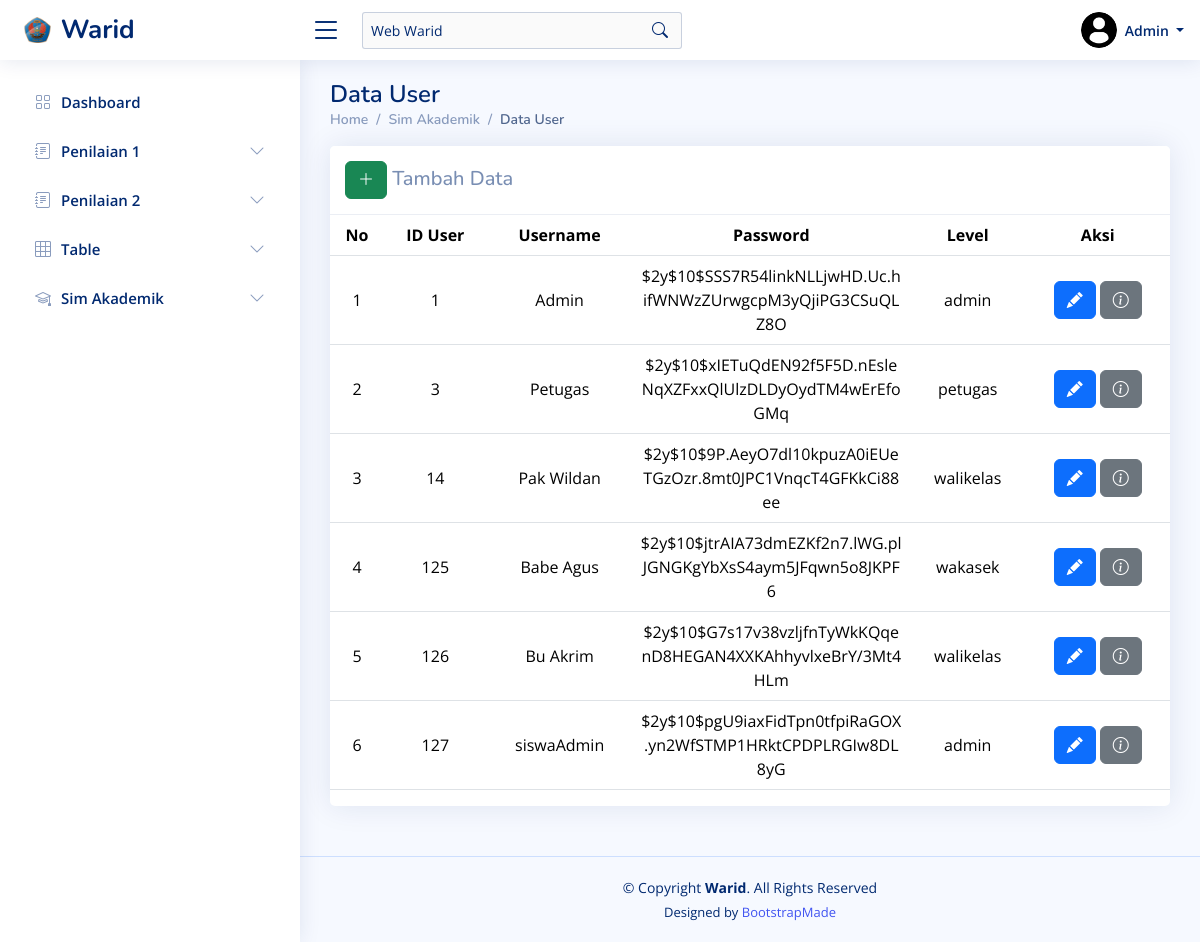
Page /?page=user (signed in) on the committed database.
### tables this page shows
CREATE TABLE `tb_user` (
  `id_user` int(11) NOT NULL,
  `user` varchar(502) NOT NULL,
  `pass` varchar(200) NOT NULL,
  `lvl` enum('admin','petugas','wakasek','walikelas') NOT NULL
);

### assets/components/sim_akademik_warid/user.php (the view, shortened to what this page needs)
<?php
$pageName = 'user';
?>
<main id="main" class="main">
    <div class="pagetitle">
        <h1>Data User</h1>
        <nav>
            <ol class="breadcrumb">
                <li class="breadcrumb-item"><a href="?page=dashboard">Home</a></li>
                <li class="breadcrumb-item">Sim Akademik</li>
                <li class="breadcrumb-item active">Data User</li>
            </ol>
        </nav>
    </div>
    <section class="section">
        <div class="row">
            <div class="col-lg-12">
                <div class="card">
                    <h5 class="card-header d-flex">
                        <span class="col-sm-6"><a href="?page=<?php echo $pageName ?>&alert=add_data" class="btn btn-success"><i class="bi bi-plus-lg"></i></a> Tambah Data</span>
                    </h5>
                    <div class="table-responsive text-nowrap">
                        <table class="table table-hover">
                            <thead>
                                <tr>
                                    <th>No</th>
                                    <th>ID User</th>
                                    <th>Username</th>
                                    <th>Password</th>
                                    <th>Level</th>
                                    <th>Aksi</th>
                                </tr>
                            </thead>
                            <tbody>
                                <?php
                                $sqlUser = "SELECT * FROM tb_user";
                                $stmt = $pdo->query($sqlUser);
                                $no = 1;
                                foreach ($stmt as $user) {
                                ?>
                                    <tr>
                                        <td><?php echo $no++; ?></td>
                                        <td><?php echo htmlspecialchars($user['id_user']); ?></td>
                                        <td><?php echo htmlspecialchars($user['user']); ?></td>
                                        <td><?php echo htmlspecialchars($user['pass']); ?></td>
                                        <td><?php echo htmlspecialchars($user['lvl']); ?></td>
                                        <td>
                                            <a href="?page=<?php echo $pageName ?>&alert=edit_data&id=<?php echo $user['id_user']; ?>" class="btn btn-primary"><i class="bi bi-pencil-fill" style="color: white;"></i></a>
                                            <a href="?page=<?php echo $pageName ?>&alert=info_data&id=<?php echo $user['id_user']; ?>" class="btn btn-secondary"><i class="bi bi-info-circle" style="color: white"></i></a>
                                        </td>
                                    </tr>
                                <?php
                                }
                                ?>
                            </tbody>
                        </table>
                    </div>
                </div>
            </div>
        </div>
</main>

### index.php (shortened to what this page needs)
<!DOCTYPE html>
<html lang="en">
<head>
  <link href="assets/vendor/bootstrap/css/bootstrap.min.css" rel="stylesheet">
  <link href="assets/vendor/bootstrap-icons/bootstrap-icons.css" rel="stylesheet">
  <link href="assets/vendor/boxicons/css/boxicons.min.css" rel="stylesheet">
  <link href="assets/vendor/quill/quill.snow.css" rel="stylesheet">
  <link href="assets/vendor/quill/quill.bubble.css" rel="stylesheet">
  <link href="assets/vendor/remixicon/remixicon.css" rel="stylesheet">
  <link href="assets/vendor/simple-datatables/style.css" rel="stylesheet">
  <link rel="stylesheet" href="https://cdn.datatables.net/1.13.6/css/jquery.dataTables.min.css">
  <link rel="stylesheet" href="https://cdn.datatables.net/buttons/2.4.1/css/buttons.dataTables.min.css">
  <link href="assets/css/style.css" rel="stylesheet">
</head>
<body>
  <?php
  include "assets/components/koneksi.php";
  ?>
  <?php
  $userDisplayName = "Anonymous";
  if (isset($_SESSION['user'])) {
    $userDisplayName = $_SESSION['nama'] ?? $_SESSION['user'];
  }
  ?>
  <?php include 'assets/components/header.php'; ?>
  <?php
  $dashboard_sidebar = "collapsed";
  ?>
  <?php
  if (!isset($_GET['page'])) {
    $page = 'dashboard';
  } else {
    $page = $_GET['page'];
  }
  if (isset($_SESSION['user']) && $_SESSION['role'] == "admin") {
    switch ($page) {
      case 'user':
        include 'assets/components/sim_akademik_warid/user.php';
        break;
    }
  }
  ?>
  <?php include "assets/components/sidebar.php"; ?>
  <?php include 'assets/components/footer.php' ?>
</body>
</html>

### assets/components/header.php (shortened to what this page needs)
<header id="header" class="header fixed-top d-flex align-items-center">
  <div class="d-flex align-items-center justify-content-between">
    <a href="?page=dashboard" class="logo d-flex align-items-center">
      <img src="assets/img/logo.png" alt="">
      <span class="d-none d-lg-block">Warid</span>
    </a>
    <i class="bi bi-list toggle-sidebar-btn"></i>
  </div>
  <div class="search-bar">
    <div class="search-form d-flex align-items-center">
      <input type="text" name="query" placeholder="Web Warid" title="Web Warid" value="Web Warid" disabled>
      <button><i class="bi bi-search"></i></button>
    </div>
  </div>
  <nav class="header-nav ms-auto">
    <ul class="d-flex align-items-center">
      <?php if (isset($_SESSION['user'])) {
        if (in_array($_SESSION['role'], ['admin', 'petugas', 'wakasek', 'walikelas', 'siswa'])) {
      ?>
          <li class="nav-item dropdown pe-3">
            <a class="nav-link nav-profile d-flex align-items-center pe-0" href="#" data-bs-toggle="dropdown">
              <img src="assets/img/profile-user.png" alt="Profile" class="rounded-circle">
              <span class="d-none d-md-block dropdown-toggle ps-2">
                <?php echo htmlspecialchars($userDisplayName, ENT_QUOTES, 'UTF-8'); ?>
              </span>
            </a>
          </li>
      <?php }
      } ?>
    </ul>
  </nav>
</header>

### assets/components/sidebar.php (shortened to what this page needs)
<aside id="sidebar" class="sidebar">
  <ul class="sidebar-nav" id="sidebar-nav">
    <li class="nav-item">
      <a class="nav-link <?php echo $dashboard_sidebar; ?>" href="index.php">
        <i class="bi bi-grid"></i>
        <span>Dashboard</span>
      </a>
    </li>
    <li class="nav-item">
      <a class="nav-link collapsed" data-bs-target="#penilaian-1" data-bs-toggle="collapse" href="#">
        <i class="bi bi-journal-text"></i><span>Penilaian 1</span><i class="bi bi-chevron-down ms-auto"></i>
      </a>
    </li>
    <li class="nav-item">
      <a class="nav-link collapsed" data-bs-target="#penilaian-2" data-bs-toggle="collapse" href="#">
        <i class="bi bi-journal-text"></i><span>Penilaian 2</span><i class="bi bi-chevron-down ms-auto"></i>
      </a>
    </li>
    <li class="nav-item">
      <a class="nav-link collapsed" data-bs-target="#table-view" data-bs-toggle="collapse" href="#">
        <i class="bi bi-grid-3x3"></i><span>Table</span><i class="bi bi-chevron-down ms-auto"></i>
      </a>
    </li>
    <?php if (isset($_SESSION['user']) && in_array($_SESSION['role'], ['admin', 'petugas', 'wakasek', 'walikelas', 'siswa'])) { ?>
      <li class="nav-item">
        <a class="nav-link collapsed" data-bs-target="#sim_akademik" data-bs-toggle="collapse" href="#">
          <i class="bi bi-mortarboard"></i><span>Sim Akademik</span><i class="bi bi-chevron-down ms-auto"></i>
        </a>
      </li>
    <?php } ?>
</aside>

### assets/components/footer.php
<footer id="footer" class="footer">
    <div class="copyright">
      &copy; Copyright <strong><span>Warid</span></strong>. All Rights Reserved
    </div>
    <div class="credits">
      Designed by <a href="https://bootstrapmade.com/">BootstrapMade</a>
    </div>
</footer>

### assets/css/style.css (style rules this page uses)
:root { scroll-behavior: smooth; }
body { font-family: "Open Sans", sans-serif; background: #f6f9ff; color: #444444; }
a { color: #4154f1; text-decoration: none; }
h1, h2, h3, h4, h5, h6 { font-family: "Nunito", sans-serif; }
table * { text-align: center; }
table { width: 100%; }
td { vertical-align: middle; word-wrap: break-word; word-break: normal; max-width: 200px; white-space: normal; }
#main { margin-top: 60px; padding: 20px 30px; transition: all 0.3s; }
.pagetitle { margin-bottom: 10px; }
.pagetitle h1 { font-size: 24px; margin-bottom: 0; font-weight: 600; color: #012970; }
.card { margin-bottom: 30px; border: none; border-radius: 5px; box-shadow: 0px 0 30px rgba(1, 41, 112, 0.1); }
.card-header, .card-footer { border-color: #ebeef4; background-color: #fff; color: #798eb3; padding: 15px; }
.breadcrumb { font-size: 14px; font-family: "Nunito", sans-serif; color: #899bbd; font-weight: 600; }
.breadcrumb a { color: #899bbd; transition: 0.3s; }
.breadcrumb .breadcrumb-item::before { color: #899bbd; }
.breadcrumb .active { color: #51678f; font-weight: 600; }
.logo { line-height: 1; }
@media (min-width: 1200px) { .logo { width: 280px; } }
.logo img { max-height: 26px; margin-right: 6px; }
.logo span { font-size: 26px; font-weight: 700; color: #012970; font-family: "Nunito", sans-serif; }
.header { transition: all 0.5s; z-index: 997; height: 60px; box-shadow: 0px 2px 20px rgba(1, 41, 112, 0.1); background-color: #fff; padding-left: 20px; }
.header .toggle-sidebar-btn { font-size: 32px; padding-left: 10px; cursor: pointer; color: #012970; }
.header .search-bar { min-width: 360px; padding: 0 20px; }
.header .search-form { width: 100%; }
.header .search-form input { border: 0; font-size: 14px; color: #012970; border: 1px solid rgba(1, 41, 112, 0.2); padding: 7px 38px 7px 8px; border-radius: 3px; transition: 0.3s; width: 100%; }
.header .search-form button { border: 0; padding: 0; margin-left: -30px; background: none; }
.header .search-form button i { color: #012970; }
.header-nav ul { list-style: none; }
.header-nav > ul { margin: 0; padding: 0; }
.header-nav .nav-profile { color: #012970; }
.header-nav .nav-profile img { max-height: 36px; }
.header-nav .nav-profile span { font-size: 14px; font-weight: 600; }
.sidebar { position: fixed; top: 60px; left: 0; bottom: 0; width: 300px; z-index: 996; transition: all 0.3s; padding: 20px; overflow-y: auto; scrollbar-width: thin; scrollbar-color: #aab7cf transparent; box-shadow: 0px 0px 20px rgba(1, 41, 112, 0.1); background-color: #fff; }
@media (min-width: 1200px) { #main, #footer { margin-left: 300px; } }
.sidebar-nav { padding: 0; margin: 0; list-style: none; }
.sidebar-nav li { padding: 0; margin: 0; list-style: none; }
.sidebar-nav .nav-item { margin-bottom: 5px; }
.sidebar-nav .nav-link { display: flex; align-items: center; font-size: 15px; font-weight: 600; color: #4154f1; transition: 0.3; background: #f6f9ff; padding: 10px 15px; border-radius: 4px; }
.sidebar-nav .nav-link i { font-size: 16px; margin-right: 10px; color: #4154f1; }
.sidebar-nav .nav-link.collapsed { color: #012970; background: #fff; }
.sidebar-nav .nav-link.collapsed i { color: #899bbd; }
.sidebar-nav .nav-link .bi-chevron-down { margin-right: 0; transition: transform 0.2s ease-in-out; }
.footer { padding: 20px 0; font-size: 14px; transition: all 0.3s; border-top: 1px solid #cddfff; }
.footer .copyright { text-align: center; color: #012970; }
.footer .credits { padding-top: 5px; text-align: center; font-size: 13px; color: #012970; }

### rows in the picture
tb_user: id_user "1", user "Admin", pass "$2y$10$SSS7R54linkNLLjwHD.Uc.hifWNWzZUrwgcpM3yQjiPG3CSuQLZ8O", lvl "admin"
tb_user: id_user "3", user "Petugas", pass "$2y$10$xIETuQdEN92f5F5D.nEsleNqXZFxxQlUlzDLDyOydTM4wErEfoGMq", lvl "petugas"
tb_user: id_user "14", user "Pak Wildan", pass "$2y$10$9P.AeyO7dl10kpuzA0iEUeTGzOzr.8mt0JPC1VnqcT4GFKkCi88ee", lvl "walikelas"
tb_user: id_user "125", user "Babe Agus", pass "$2y$10$jtrAIA73dmEZKf2n7.lWG.plJGNGKgYbXsS4aym5JFqwn5o8JKPF6", lvl "wakasek"
tb_user: id_user "126", user "Bu Akrim", pass "$2y$10$G7s17v38vzljfnTyWkKQqenD8HEGAN4XXKAhhyvlxeBrY/3Mt4HLm", lvl "walikelas"
tb_user: id_user "127", user "siswaAdmin", pass "$2y$10$pgU9iaxFidTpn0tfpiRaGOX.yn2WfSTMP1HRktCPDPLRGIw8DL8yG", lvl "admin"

### other values in the picture
$userDisplayName "Admin"
